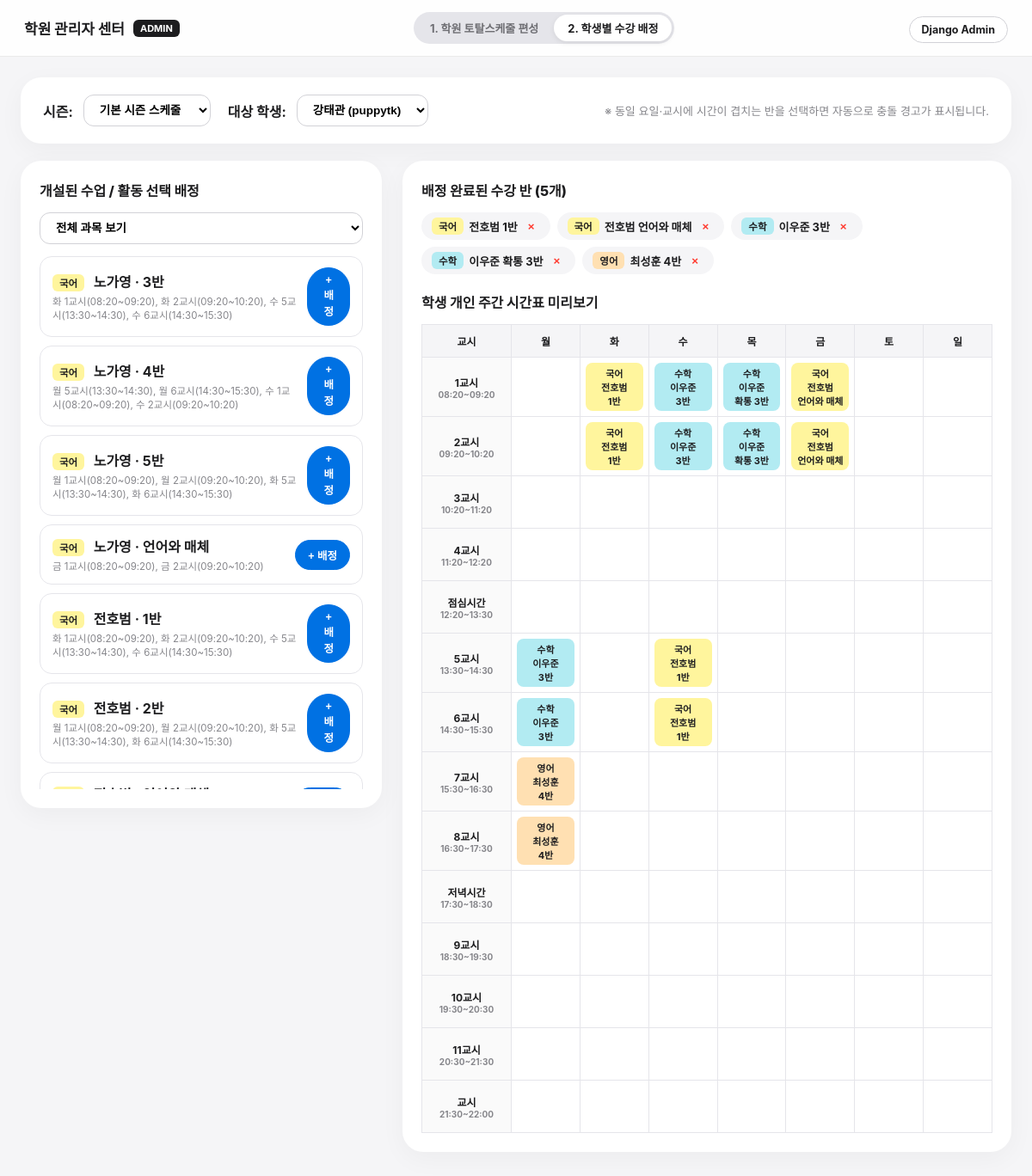
The app's page /admin-center/students/ (signed in) with its own data.
### total_schedule/models.py (models this page shows, shortened)
class ClassSlot(models.Model):
    DAY_CHOICES = [
        (0, '월요일'), (1, '화요일'), (2, '수요일'), (3, '목요일'),
        (4, '금요일'), (5, '토요일'), (6, '일요일'),
    ]
    SUBJECT_CHOICES = [
        ('국어', '국어'), ('수학', '수학'), ('영어', '영어'),
        ('과탐', '과탐'), ('사탐', '사탐'), ('비교과', '비교과/모의고사/질의응답'),
    ]
    season = models.ForeignKey(ScheduleSeason, on_delete=models.CASCADE, related_name='class_slots')
    day_of_week = models.PositiveSmallIntegerField(choices=DAY_CHOICES, verbose_name='요일')
    period = models.ForeignKey(PeriodConfig, on_delete=models.CASCADE, related_name='slots')
    subject = models.CharField(max_length=20, choices=SUBJECT_CHOICES, verbose_name='과목')
    teacher_user = models.ForeignKey(
        settings.AUTH_USER_MODEL, on_delete=models.SET_NULL, null=True, blank=True, related_name='ts_teaching_slots'
    )
    teacher_name = models.CharField(max_length=50, blank=True, default='', verbose_name='강사명')
    class_name = models.CharField(max_length=100, verbose_name='반명/활동명')
    is_merged = models.BooleanField(default=False, verbose_name='합반 여부')
    class Meta:
        verbose_name = '토탈스케줄 수업 블록'
        verbose_name_plural = '토탈스케줄 수업 블록 목록'
        ordering = ['day_of_week', 'period__order', 'id']

class StudentEnrollment(models.Model):
    student = models.ForeignKey(settings.AUTH_USER_MODEL, on_delete=models.CASCADE, related_name='ts_enrollments')
    season = models.ForeignKey(ScheduleSeason, on_delete=models.CASCADE, related_name='enrollments')
    subject = models.CharField(max_length=20, verbose_name='과목')
    teacher_name = models.CharField(max_length=50, blank=True, default='', verbose_name='강사명')
    class_name = models.CharField(max_length=100, verbose_name='반명/활동명')
    class Meta:
        verbose_name = '학생 수강 반 배정'
        verbose_name_plural = '학생 수강 반 배정 목록'
        constraints = [
            models.UniqueConstraint(
                fields=['student', 'season', 'subject', 'teacher_name', 'class_name'],
                name='ts_unique_student_class_enrollment'
            )
        ]

class PeriodConfig(models.Model):
    season = models.ForeignKey(ScheduleSeason, on_delete=models.CASCADE, related_name='periods')
    name = models.CharField(max_length=50, verbose_name='교시/구간명')  # 예: '1교시', '점심 시간', '클리닉'
    is_break = models.BooleanField(default=False, verbose_name='식사/휴식 구간 여부')
    order = models.PositiveSmallIntegerField(default=1, verbose_name='정렬 순서')
    start_time = models.TimeField(verbose_name='시작 시각')
    end_time = models.TimeField(verbose_name='종료 시각')
    class Meta:
        verbose_name = '교시 시간 설정'
        verbose_name_plural = '교시 시간 설정 목록'
        ordering = ['order', 'start_time']

### academy_admin/views.py (the view, shortened to what this page needs)
# urls.py: path('students/', views.student_enroll_view, name='student_enroll'),
@staff_member_required(login_url='/login/')
def student_enroll_view(request):
    seasons = ScheduleSeason.objects.all()
    payload = {}
    if request.method == 'POST' and request.body:
        try:
            payload = json.loads(request.body.decode('utf-8'))
        except Exception:
            payload = {}
    season_id = request.GET.get('season') or request.POST.get('season_id') or payload.get('season_id')
    if season_id:
        current_season = ScheduleSeason.objects.filter(id=season_id).first() or seasons.first()
    else:
        current_season = seasons.filter(is_active=True).first() or seasons.first()
    if not current_season:
        return render(request, 'academy_admin/student_enroll.html', {'no_season': True})
    students = list(User.objects.filter(is_staff=False, is_superuser=False).order_by('first_name', 'username'))
    selected_student_id = request.GET.get('student') or request.POST.get('student_id') or payload.get('student_id')
    current_student = None
    if students:
        if selected_student_id:
            current_student = next((u for u in students if str(u.id) == str(selected_student_id)), students[0])
        else:
            current_student = students[0]
    all_slots = list(current_season.class_slots.select_related('period').order_by('day_of_week', 'period__order'))
    day_names = ['월', '화', '수', '목', '금', '토', '일']
    course_map = {}
    for s in all_slots:
        key = (s.subject, s.teacher_name, s.class_name)
        if key not in course_map:
            course_map[key] = {
                'subject': s.subject,
                'teacher_name': s.teacher_name,
                'class_name': s.class_name,
                'slots': [],
                'schedule_texts': [],
            }
        course_map[key]['slots'].append((s.day_of_week, s.period_id))
        course_map[key]['schedule_texts'].append(
            f"{day_names[s.day_of_week]} {s.period.name}({s.period.start_time:%H:%M}~{s.period.end_time:%H:%M})"
        )
    available_courses = sorted(course_map.values(), key=lambda x: (x['subject'], x['teacher_name'], x['class_name']))
    student_enrollments = []
    student_slot_lookup = {}
    if current_student:
        student_enrollments = list(
            StudentEnrollment.objects.filter(student=current_student, season=current_season).order_by('subject', 'id')
        )
        for enr in student_enrollments:
            matched_slots = [
                s for s in all_slots
                if s.subject == enr.subject and s.teacher_name == enr.teacher_name and s.class_name == enr.class_name
            ]
            for s in matched_slots:
                student_slot_lookup[(s.period_id, s.day_of_week)] = {
                    'subject': s.subject,
                    'teacher_name': s.teacher_name,
                    'class_name': s.class_name,
                }
    periods = list(current_season.periods.all())
    days = [
        {'idx': 0, 'name': '월'}, {'idx': 1, 'name': '화'}, {'idx': 2, 'name': '수'},
        {'idx': 3, 'name': '목'}, {'idx': 4, 'name': '금'}, {'idx': 5, 'name': '토'}, {'idx': 6, 'name': '일'},
    ]
    preview_rows = []
    for p in periods:
        preview_rows.append({
            'period': p,
            'cells': [student_slot_lookup.get((p.id, d['idx'])) for d in days]
        })
    context = {
        'seasons': seasons,
        'current_season': current_season,
        'students': students,
        'current_student': current_student,
        'available_courses': available_courses,
        'student_enrollments': student_enrollments,
        'days': days,
        'preview_rows': preview_rows,
    }
    return render(request, 'academy_admin/student_enroll.html', context)

### academy_admin/templates/academy_admin/student_enroll.html (shortened to what this page needs)
<!DOCTYPE html>
<html lang="ko">
<head>
</head>
<body>
<header class="admin-navbar">
    <div class="admin-brand">
        <span>학원 관리자 센터</span>
        <span class="admin-badge">ADMIN</span>
    </div>
    <nav class="admin-nav-tabs">
        <a href="{% url 'academy_admin:schedule_manage' %}?season={{ current_season.id }}" class="admin-nav-tab">1. 학원 토탈스케줄 편성</a>
        <a href="{% url 'academy_admin:student_enroll' %}?season={{ current_season.id }}" class="admin-nav-tab active">2. 학생별 수강 배정</a>
    </nav>
    <div>
        <a href="/admin/" class="pill-btn">Django Admin</a>
    </div>
</header>
<main class="admin-container">
    <section class="top-filter-card">
        <div style="display:flex; align-items:center; gap:12px; flex-wrap:wrap;">
            <strong>시즌:</strong>
            <select class="apple-select" onchange="location.href='?season=' + this.value + '&student={{ current_student.id|default:'' }}'">
                {% for s in seasons %}
                <option value="{{ s.id }}" {% if s.id == current_season.id %}selected{% endif %}>{{ s.name }}</option>
                {% endfor %}
            </select>
            <strong style="margin-left:8px;">대상 학생:</strong>
            <select class="apple-select" onchange="location.href='?season={{ current_season.id }}&student=' + this.value">
                {% for st in students %}
                <option value="{{ st.id }}" {% if current_student and st.id == current_student.id %}selected{% endif %}>
                    {% if st.profile.name %}{{ st.profile.name }} ({{ st.username }}){% else %}{{ st.first_name|default:st.username }}{% endif %}
                </option>
                {% empty %}
                <option value="">등록된 학생 회원이 없습니다</option>
                {% endfor %}
            </select>
        </div>
        <div style="font-size:13px; color:#86868b;">
            ※ 동일 요일·교시에 시간이 겹치는 반을 선택하면 자동으로 충돌 경고가 표시됩니다.
        </div>
    </section>
    {% if current_student %}
    <div class="enroll-grid">
        <section class="card-box">
            <h2 class="card-title">개설된 수업 / 활동 선택 배정</h2>
            <select id="subject-filter" class="apple-select" style="width:100%; margin-bottom:14px;" onchange="filterCourses(this.value)">
                <option value="ALL">전체 과목 보기</option>
            </select>
            <div style="max-height: 620px; overflow-y: auto;">
                {% for c in available_courses %}
                <div class="course-item" data-subj="{{ c.subject }}">
                    <div>
                        <div>
                            <span class="course-subj-badge bg-{{ c.subject }}">{{ c.subject }}</span>
                            <strong>{% if c.teacher_name %}{{ c.teacher_name }} · {% endif %}{{ c.class_name }}</strong>
                        </div>
                        <div class="course-times">{{ c.schedule_texts|join:", " }}</div>
                    </div>
                    <button type="button" class="pill-btn primary"
                        onclick="enrollCourse('{{ c.subject|escapejs }}', '{{ c.teacher_name|escapejs }}', '{{ c.class_name|escapejs }}')">
                        + 배정
                    </button>
                </div>
                {% empty %}
                <p style="color:#86868b; font-size:13px;">먼저 [1. 학원 토탈스케줄 편성]에서 수업을 등록해 주세요.</p>
                {% endfor %}
            </div>
        </section>
        <section class="card-box">
            <h2 class="card-title">배정 완료된 수강 반 ({{ student_enrollments|length }}개)</h2>
            <div style="display:flex; gap:8px; flex-wrap:wrap; margin-bottom:20px;">
                {% for enr in student_enrollments %}
                <div style="display:inline-flex; align-items:center; gap:6px; background:#f5f5f7; padding:6px 12px; border-radius:980px; font-size:13px; font-weight:700;">
                    <span class="course-subj-badge bg-{{ enr.subject }}" style="margin:0;">{{ enr.subject }}</span>
                    <span>{% if enr.teacher_name %}{{ enr.teacher_name }} {% endif %}{{ enr.class_name }}</span>
                    <button type="button" style="border:none; background:transparent; color:#ff3b30; font-weight:800; cursor:pointer;"
                        onclick="unenrollCourse({{ enr.id }})">×</button>
                </div>
                {% empty %}
                <span style="color:#86868b; font-size:13px;">아직 배정된 수업이 없습니다. 좌측에서 [+ 배정] 버튼을 눌러주세요.</span>
                {% endfor %}
            </div>
            <h3 class="card-title">학생 개인 주간 시간표 미리보기</h3>
            <table class="preview-table">
                <thead>
                    <tr>
                        <th style="width:95px;">교시</th>
                        {% for d in days %}
                        <th>{{ d.name }}</th>
                        {% endfor %}
                    </tr>
                </thead>
                <tbody>
                    {% for row in preview_rows %}
                    <tr>
                        <td style="background:#fafafa; font-weight:700;">
                            <div>{{ row.period.name }}</div>
                            <div style="font-size:10px; color:#86868b;">{{ row.period.start_time|time:"H:i" }}~{{ row.period.end_time|time:"H:i" }}</div>
                        </td>
                        {% for cell in row.cells %}
                        <td>
                            {% if cell %}
                            <div class="preview-chip bg-{{ cell.subject }}">
                                {{ cell.subject }}{% if cell.teacher_name %}<br>{{ cell.teacher_name }}{% endif %}<br>{{ cell.class_name }}
                            </div>
                            {% endif %}
                        </td>
                        {% endfor %}
                    </tr>
                    {% endfor %}
                </tbody>
            </table>
        </section>
    </div>
    {% endif %}
</main>
</body>
</html>

### academy_admin/templates/academy_admin/student_enroll.html (style rules this page uses)
body { margin: 0; background: #f5f5f7; font-family: -apple-system, BlinkMacSystemFont, "Pretendard", "Apple SD Gothic Neo", sans-serif; color: #1d1d1f; }
.admin-navbar { background: rgba(255, 255, 255, 0.85); backdrop-filter: blur(16px); border-bottom: 1px solid rgba(0, 0, 0, 0.08); position: sticky; top: 0; z-index: 100; padding: 14px 28px; display: flex; justify-content: space-between; align-items: center; flex-wrap: wrap; gap: 12px; }
.admin-brand { font-size: 17px; font-weight: 800; display: flex; align-items: center; gap: 10px; }
.admin-badge { background: #1d1d1f; color: #fff; font-size: 11px; padding: 3px 8px; border-radius: 6px; font-weight: 700; }
.admin-nav-tabs { display: inline-flex; background: #e5e5ea; padding: 3px; border-radius: 980px; gap: 2px; }
.admin-nav-tab { padding: 6px 16px; border-radius: 980px; font-size: 13px; font-weight: 700; color: #6e6e73; text-decoration: none; }
.admin-nav-tab.active { background: #ffffff; color: #1d1d1f; box-shadow: 0 2px 6px rgba(0,0,0,0.08); }
.admin-container { max-width: 1440px; margin: 24px auto; padding: 0 24px 60px; }
.top-filter-card { background: #ffffff; border-radius: 24px; padding: 20px 26px; margin-bottom: 20px; box-shadow: 0 8px 30px rgba(0,0,0,0.04); display: flex; justify-content: space-between; align-items: center; flex-wrap: wrap; gap: 14px; }
.apple-select { padding: 9px 14px; border-radius: 12px; border: 1px solid #d2d2d7; font-size: 13.5px; font-weight: 700; background: #ffffff; }
.pill-btn { padding: 7px 14px; border-radius: 980px; font-size: 12.5px; font-weight: 700; border: 1px solid #d2d2d7; background: #ffffff; color: #1d1d1f; cursor: pointer; text-decoration: none; }
.pill-btn.primary { background: #0071e3; color: #ffffff; border-color: #0071e3; }
.enroll-grid { display: grid; grid-template-columns: 420px 1fr; gap: 24px; align-items: start; }
.card-box { background: #ffffff; border-radius: 24px; padding: 22px; box-shadow: 0 8px 30px rgba(0,0,0,0.04); }
.card-title { font-size: 16px; font-weight: 800; margin: 0 0 14px 0; }
.course-item { border: 1px solid #e5e5ea; border-radius: 14px; padding: 12px 14px; margin-bottom: 10px; display: flex; justify-content: space-between; align-items: center; gap: 10px; }
.course-subj-badge { display: inline-block; padding: 2px 8px; border-radius: 6px; font-size: 11.5px; font-weight: 800; margin-right: 6px; }
.bg-국어 { background: #fff59d; }
.bg-수학 { background: #b2ebf2; }
.bg-영어 { background: #ffe0b2; }
.course-times { font-size: 11.5px; color: #86868b; margin-top: 4px; line-height: 1.4; }
.preview-table { width: 100%; border-collapse: collapse; table-layout: fixed; font-size: 12px; }
.preview-table th { background: #f5f5f7; padding: 10px 4px; border: 1px solid #e5e5ea; font-weight: 800; }
.preview-table td { border: 1px solid #e5e5ea; padding: 6px; height: 48px; vertical-align: middle; text-align: center; }
.preview-chip { border-radius: 8px; padding: 4px 6px; font-weight: 700; font-size: 11px; }

### records on screen
ClassSlot: subject "국어", teacher_name "노가영", class_name "3반"
ClassSlot: subject "국어", teacher_name "노가영", class_name "4반"
ClassSlot: subject "국어", teacher_name "노가영", class_name "5반"
ClassSlot: subject "국어", teacher_name "노가영", class_name "언어와 매체"
ClassSlot: subject "국어", teacher_name "전호범", class_name "1반", subject "국어", teacher_name "전호범", class_name "1반"
ClassSlot: subject "국어", teacher_name "전호범", class_name "2반"
StudentEnrollment: subject "국어", teacher_name "전호범", class_name "1반"
StudentEnrollment: subject "국어", teacher_name "전호범", class_name "언어와 매체"
StudentEnrollment: subject "수학", teacher_name "이우준", class_name "3반"
StudentEnrollment: subject "수학", teacher_name "이우준", class_name "확통 3반"
StudentEnrollment: subject "영어", teacher_name "최성훈", class_name "4반"
PeriodConfig: period.name "1교시", period.start_time "08:20", period.end_time "09:20"
ClassSlot: subject "수학", teacher_name "이우준", class_name "3반"
ClassSlot: subject "수학", teacher_name "이우준", class_name "확통 3반"
ClassSlot: subject "국어", teacher_name "전호범", class_name "언어와 매체"
PeriodConfig: period.name "2교시", period.start_time "09:20", period.end_time "10:20"
ClassSlot: subject "국어", teacher_name "전호범", class_name "1반"
ClassSlot: subject "수학", teacher_name "이우준", class_name "3반"
ClassSlot: subject "수학", teacher_name "이우준", class_name "확통 3반"
ClassSlot: subject "국어", teacher_name "전호범", class_name "언어와 매체"
PeriodConfig: period.name "3교시", period.start_time "10:20", period.end_time "11:20"
PeriodConfig: period.name "4교시", period.start_time "11:20", period.end_time "12:20"
PeriodConfig: period.name "점심시간", period.start_time "12:20", period.end_time "13:30"
PeriodConfig: period.name "5교시", period.start_time "13:30", period.end_time "14:30"
ClassSlot: subject "수학", teacher_name "이우준", class_name "3반"
ClassSlot: subject "국어", teacher_name "전호범", class_name "1반"
PeriodConfig: period.name "6교시", period.start_time "14:30", period.end_time "15:30"
ClassSlot: subject "수학", teacher_name "이우준", class_name "3반"
ClassSlot: subject "국어", teacher_name "전호범", class_name "1반"
PeriodConfig: period.name "7교시", period.start_time "15:30", period.end_time "16:30"
ClassSlot: subject "영어", teacher_name "최성훈", class_name "4반"
PeriodConfig: period.name "8교시", period.start_time "16:30", period.end_time "17:30"
ClassSlot: subject "영어", teacher_name "최성훈", class_name "4반"
PeriodConfig: period.name "저녁시간", period.start_time "17:30", period.end_time "18:30"
PeriodConfig: period.name "9교시", period.start_time "18:30", period.end_time "19:30"
PeriodConfig: period.name "10교시", period.start_time "19:30", period.end_time "20:30"
PeriodConfig: period.name "11교시", period.start_time "20:30", period.end_time "21:30"
PeriodConfig: period.name "교시", period.start_time "21:30", period.end_time "22:00"

### other values on screen
{{ c.schedule_texts|join:", " }} "화 1교시(08:20~09:20), 화 2교시(09:20~10:20), 수 5교시(13:30~14:30), 수 6교시(14:30~15:30)" "월 5교시(13:30~14:30), 월 6교시(14:30~15:30), 수 1교시(08:20~09:20), 수 2교시(09:20~10:20)" "월 1교시(08:20~09:20), 월 2교시(09:20~10:20), 화 5교시(13:30~14:30), 화 6교시(14:30~15:30)" "금 1교시(08:20~09:20), 금 2교시(09:20~10:20)" "화 1교시(08:20~09:20), 화 2교시(09:20~10:20), 수 5교시(13:30~14:30), 수 6교시(14:30~15:30)" "월 1교시(08:20~09:20), 월 2교시(09:20~10:20), 화 5교시(13:30~14:30), 화 6교시(14:30~15:30)"
{{ student_enrollments|length }} "5"
{{ d.name }} "월" "화" "수" "목" "금" "토" "일"
form field value "기본 시즌 스케줄"
form field value "강태관 (puppytk)"
